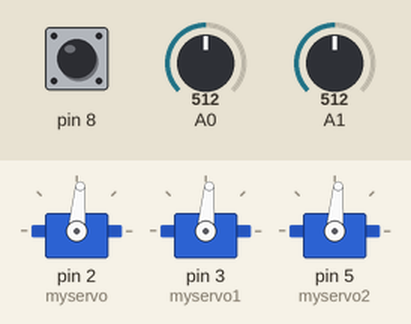
Recording of a sketch running on a simulated Arduino Uno, built with avr-gcc and run on an emulated ATmega328P. Shown: 3 × servo. The test bench sets the inputs (shaded band); at power-on: A0 = 512, A1 = 512, pin 8 HIGH.

Above: at 1.2 s.
1.3 s: A0 set to 716
At 2.5 s:
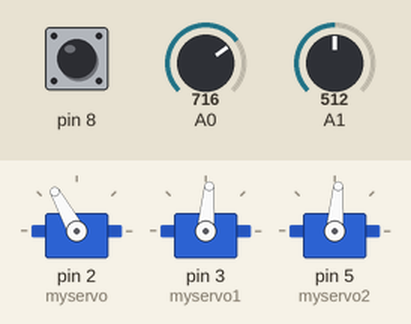
2.8 s: A1 set to 716
At 3.7 s:
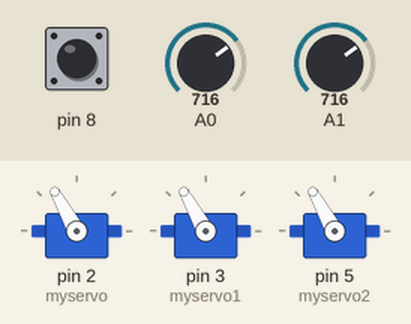
4.3 s: A0 set to 900
At 4.8 s:
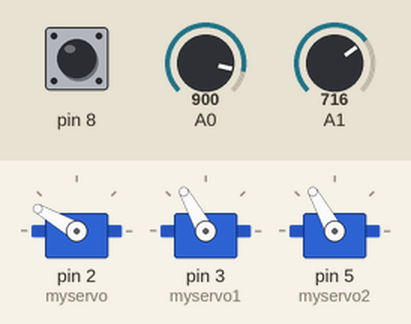
5.8 s: A1 set to 900
At 7.0 s:
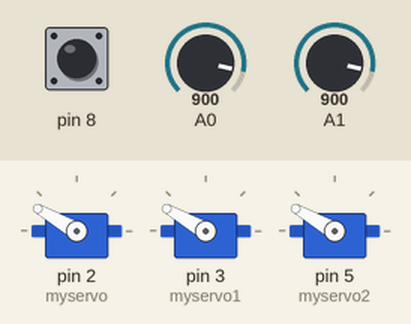
7.3 s: A0 set to 1023
At 8.3 s:
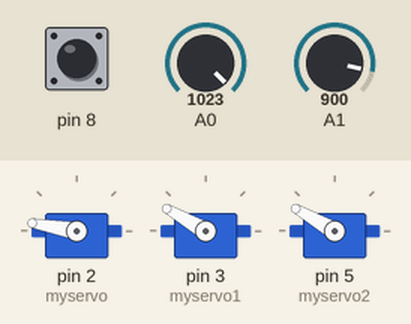
8.8 s: A1 set to 1023
At 9.5 s:
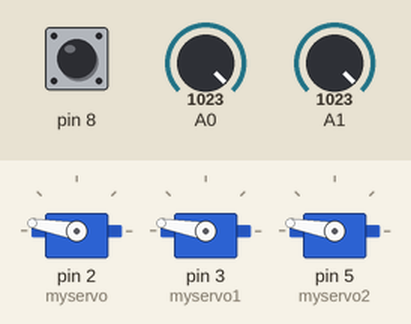
Timing chart, 0 to 11.3 s (numbered marks = the images above; inputs shaded):
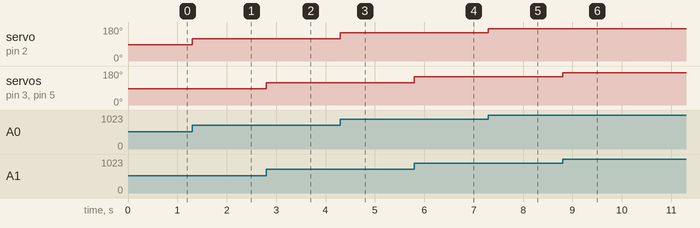

The sketch:

robot__.ino
```cpp
#include <Servo.h>
//dwa serwa

Servo myservo;
Servo myservo1;
Servo myservo2;

int xValue = 0 ;
int yValue = 0 ;
int bValue = 0 ;

void setup()
{
  myservo.attach(2);
  myservo1.attach(3);
  myservo2.attach(5);
  Serial.begin(9600) ;
  pinMode(8,INPUT);
  digitalWrite(8,HIGH);
}

void loop()
{
  xValue = analogRead(A0);
  yValue = analogRead(A1);
  bValue = digitalRead(8);
  myservo.write(xValue/6);
  myservo1.write(yValue/6);
  myservo2.write(yValue/6);
}
```

Measured:
- after the input at 1.3 s, servo on pin 2 (myservo): 85° → 119° at once
- after the input at 2.8 s, servo on pin 3 (myservo1), servo on pin 5 (myservo2): 85° → 119° at once
- after the input at 4.3 s, servo on pin 2 (myservo): 119° → 150° at once
- after the input at 5.8 s, servo on pin 3 (myservo1), servo on pin 5 (myservo2): 119° → 150° at once
- after the input at 7.3 s, servo on pin 2 (myservo): 150° → 170° at once
- after the input at 8.8 s, servo on pin 3 (myservo1), servo on pin 5 (myservo2): 150° → 170° at once
